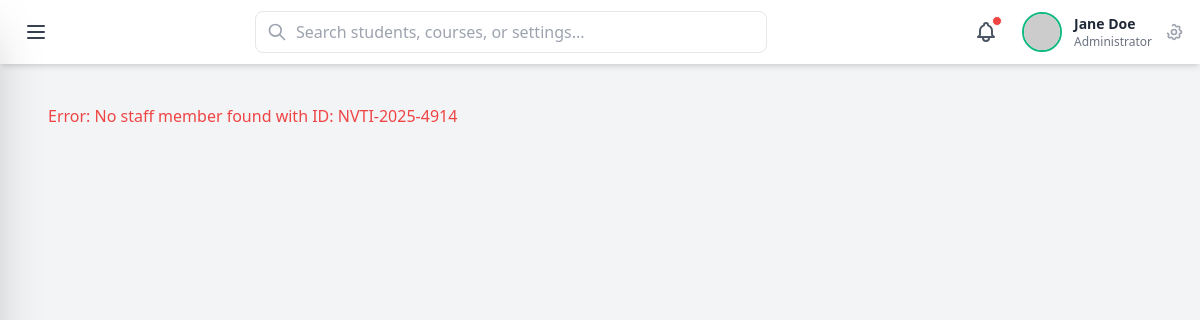
The page /admin/pages/view_staff_details.php?staff_id=NVTI-2025-4914 on the database as committed earlier.
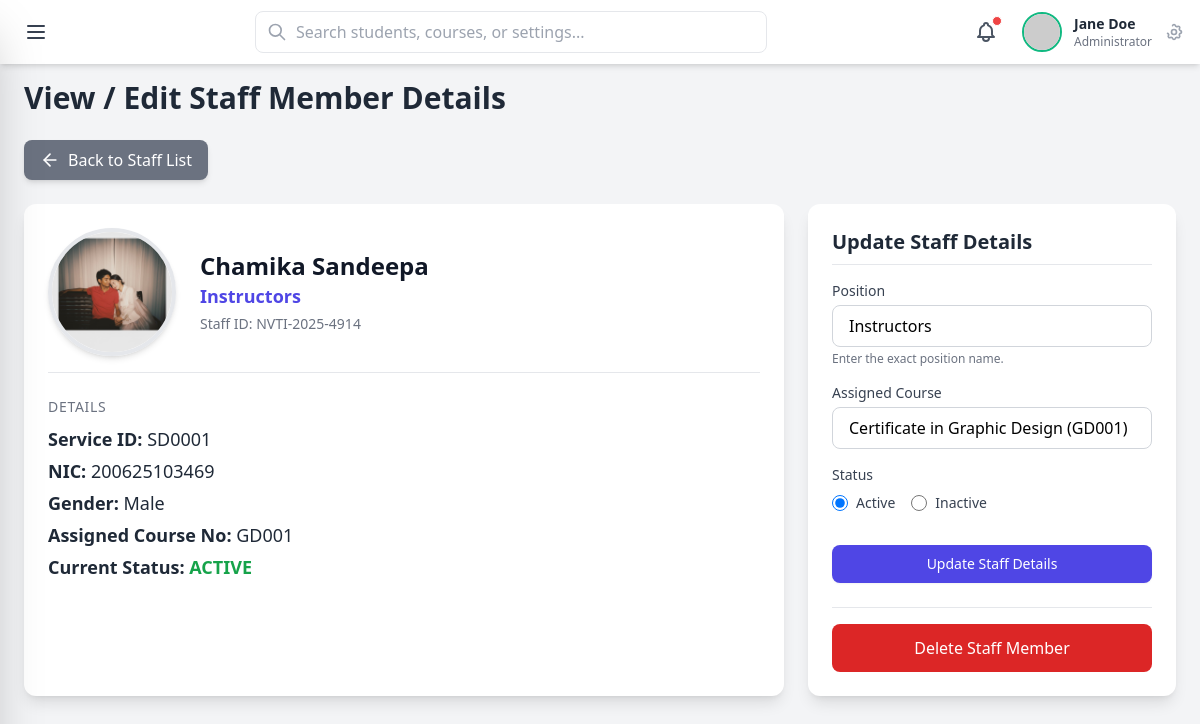
The same page on the database as committed later.
### tables this page shows
CREATE TABLE `staff` (
  `id` int(11) NOT NULL,
  `staff_id` varchar(20) NOT NULL,
  `service_id` varchar(20) NOT NULL,
  `first_name` varchar(50) NOT NULL,
  `last_name` varchar(50) NOT NULL,
  `nic` varchar(15) NOT NULL,
  `gender` varchar(10) NOT NULL,
  `password` varchar(255) NOT NULL,
  `position` varchar(100) NOT NULL,
  `course_no` varchar(20) DEFAULT NULL,
  `profile_photo` varchar(255) DEFAULT NULL,
  `status` enum('active','inactive') NOT NULL DEFAULT 'active'
);

### admin/pages/view_staff_details.php (the view, shortened to what the changed rows need)
<?php
include_once('../include/header.php');
include_once('../../include/connection.php');
$courses = [];
$courses_query = "SELECT course_no, course_name FROM course WHERE status = 'active' ORDER BY course_name";
$courses_result = $con->query($courses_query);
if ($courses_result && $courses_result->num_rows > 0) {
    while ($row = $courses_result->fetch_assoc()) {
        $courses[] = $row;
    }
}
$staff_id_to_view = trim($_GET['staff_id']);
$query = "SELECT * FROM staff WHERE staff_id = ?";
$stmt = $con->prepare($query);
$stmt->bind_param("s", $staff_id_to_view);
$stmt->execute();
$result = $stmt->get_result();
if ($result->num_rows == 1) {
    $staff = $result->fetch_assoc();
    $photo_url = "https://placehold.co/150x150/a0aec0/ffffff?text=" . substr($staff['first_name'], 0, 1);
    if (!empty($staff['profile_photo']) && file_exists('../../uploads/profile_photos/' . $staff['profile_photo'])) {
        $photo_url = '../../uploads/profile_photos/' . $staff['profile_photo'];
    }
    $is_instructor = ($staff['position'] === 'Instructors');
} else {
    echo "<div class='p-6'><p class='text-red-500'>Error: No staff member found with ID: " . htmlspecialchars($staff_id_to_view) . "</p></div>";
    include_once('../include/footer.php');
    exit();
}
?>
<h2 class="text-3xl font-bold text-gray-800 mb-6">View / Edit Staff Member Details</h2>
<div class="mb-6">
    <a href="manage_staff.php"
       class="inline-flex items-center px-4 py-2 bg-gray-500 text-white rounded-lg hover:bg-gray-600 shadow-md transition duration-150">
        <svg xmlns="http://www.w3.org/2000/svg" width="20" height="20" viewBox="0 0 24 24" fill="none" stroke="currentColor" stroke-width="2" stroke-linecap="round" stroke-linejoin="round" class="mr-2"><line x1="19" y1="12" x2="5" y2="12"></line><polyline points="12 19 5 12 12 5"></polyline></svg>
        Back to Staff List
    </a>
</div>
<div class="grid grid-cols-1 lg:grid-cols-3 gap-6">
    <div class="lg:col-span-2 bg-white p-6 rounded-xl shadow-lg">
        <div class="flex flex-col sm:flex-row items-center border-b pb-4 mb-6 gap-6">
            <img
                src="<?php echo $photo_url; ?>"
                alt="<?php echo htmlspecialchars($staff['first_name'] . ' ' . $staff['last_name']); ?>"
                class="w-32 h-32 rounded-full object-cover shadow-md flex-shrink-0 border-4 border-gray-200"
            >
            <div>
                <h3 class="text-2xl font-bold text-gray-900"><?php echo htmlspecialchars($staff['first_name'] . ' ' . $staff['last_name']); ?></h3>
                <p class="text-lg text-indigo-600 font-semibold"><?php echo htmlspecialchars($staff['position']); ?></p>
                <p class="text-sm text-gray-500 mt-1">Staff ID: <?php echo htmlspecialchars($staff['staff_id']); ?></p>
            </div>
        </div>
        <div class="space-y-4">
            <div>
                <h4 class="text-sm font-medium text-gray-500 uppercase tracking-wider">Details</h4>
                <div class="mt-2 text-lg text-gray-800 space-y-1">
                    <p><strong>Service ID:</strong> <?php echo htmlspecialchars($staff['service_id']); ?></p>
                    <p><strong>NIC:</strong> <?php echo htmlspecialchars($staff['nic']); ?></p>
                    <p><strong>Gender:</strong> <?php echo htmlspecialchars($staff['gender']); ?></p>
                     <?php if(!empty($staff['course_no'])): ?>
                     <p><strong>Assigned Course No:</strong> <?php echo htmlspecialchars($staff['course_no']); ?></p>
                     <?php endif; ?>
                     <p><strong>Current Status:</strong>
                        <?php if ($staff['status'] == 'active'): ?>
                            <span class="font-semibold text-green-600">ACTIVE</span>
                        <?php else: ?>
                            <span class="font-semibold text-red-600">INACTIVE</span>
                        <?php endif; ?>
                     </p>
                </div>
            </div>
        </div>
    </div>
    <div class="lg:col-span-1">
        <div class="bg-white p-6 rounded-xl shadow-lg sticky top-28">
            <h3 class="text-xl font-semibold text-gray-800 mb-4 border-b pb-2">Update Staff Details</h3>
            <form action="../lib/staff_action_handler.php" method="POST" class="space-y-4">
                <div>
                    <label for="position" class="block text-sm font-medium text-gray-700 mb-1">Position</label>
                    <input type="text" id="position" name="position" required
                           value="<?php echo htmlspecialchars($staff['position']); ?>"
                           class="w-full px-4 py-2 border border-gray-300 rounded-lg focus:outline-none focus:ring-2 focus:ring-indigo-500"
                           placeholder="e.g., Instructors, Clerk">
                     <p class="text-xs text-gray-500 mt-1">Enter the exact position name.</p>
                </div>
                <div>
                    <label for="course_no" class="block text-sm font-medium text-gray-700 mb-1">Assigned Course</label>
                    <select id="course_no" name="course_no"
                            class="w-full px-4 py-2 border border-gray-300 rounded-lg bg-white focus:outline-none focus:ring-2 focus:ring-indigo-500 appearance-none
                            <?php if (!$is_instructor) echo 'bg-gray-100 cursor-not-allowed';  ?>"
                            <?php if (!$is_instructor) echo 'disabled';  ?> >
                        <?php
                        foreach ($courses as $course) {
                            $selected = ($is_instructor && $staff['course_no'] == $course['course_no']) ? 'selected' : '';
                            echo '<option value="' . htmlspecialchars($course['course_no']) . '" ' . $selected . '>'
                                 . htmlspecialchars($course['course_name']) . ' (' . htmlspecialchars($course['course_no']) . ')'
                                 . '</option>';
                        }
                        ?>
                    </select>
                </div>
                <div>
                     <label class="block text-sm font-medium text-gray-700 mb-2">Status</label>
                    <div class="flex items-center space-x-4">
                        <div class="flex items-center">
                            <input id="status_active" name="status" type="radio" value="active" <?php echo ($staff['status'] == 'active') ? 'checked' : ''; ?>
                                   class="h-4 w-4 text-indigo-600 border-gray-300 focus:ring-indigo-500">
                            <label for="status_active" class="ml-2 text-sm font-medium text-gray-700">Active</label>
                        </div>
                        <div class="flex items-center">
                            <input id="status_inactive" name="status" type="radio" value="inactive" <?php echo ($staff['status'] == 'inactive') ? 'checked' : ''; ?>
                                   class="h-4 w-4 text-indigo-600 border-gray-300 focus:ring-indigo-500">
                            <label for="status_inactive" class="ml-2 text-sm font-medium text-gray-700">Inactive</label>
                        </div>
                    </div>
                </div>
                <div class="pt-4">
                    <button type="submit"
                            class="w-full flex justify-center py-2 px-4 border border-transparent rounded-lg shadow-sm text-sm font-medium text-white bg-indigo-600 hover:bg-indigo-700 focus:outline-none focus:ring-2 focus:ring-offset-2 focus:ring-indigo-500">
                        Update Staff Details
                    </button>
                </div>
            </form>
            <div class="mt-6 border-t pt-4">
                 <a href="../lib/staff_action_handler.php?action=delete&staff_id=<?php echo htmlspecialchars($staff['staff_id']); ?>"
                   class="block w-full text-center p-3 font-medium rounded-lg text-white bg-red-600 hover:bg-red-700 transition duration-150"
                   onclick="return confirm('Are you sure you want to permanently delete this staff member? This action cannot be undone.');">
                    Delete Staff Member
                </a>
            </div>
        </div>
    </div>
</div>
<?php
include_once('../include/footer.php');
?>

Rows that differ between the two databases and show on the page:
added staff: profile_photo (picture), first_name+last_name "Chamika Sandeepa", position "Instructors", staff "NVTI-2025-4914", service "SD0001", nic "200625103469", gender "Male", course_no "GD001", status "☑ Active", status "☐ Inactive"
Other text that changed with them:
form field course_no: (not shown) → "Certificate in Graphic Design (GD001)"
$staff_id_to_view: "NVTI-2025-4914" → (not shown)
text no longer shown: "Error: No staff member found with ID:"
text now shown: "View / Edit Staff Member Details Back to Staff List Staff ID: DETAILS Service ID: NIC: Gender: Assigned Course No: Current Status: ACTIVE Update Staff Details Position Enter the exact position name. Assigned Course Status Active Inactive Update Staff Details Delete Staff Member"
